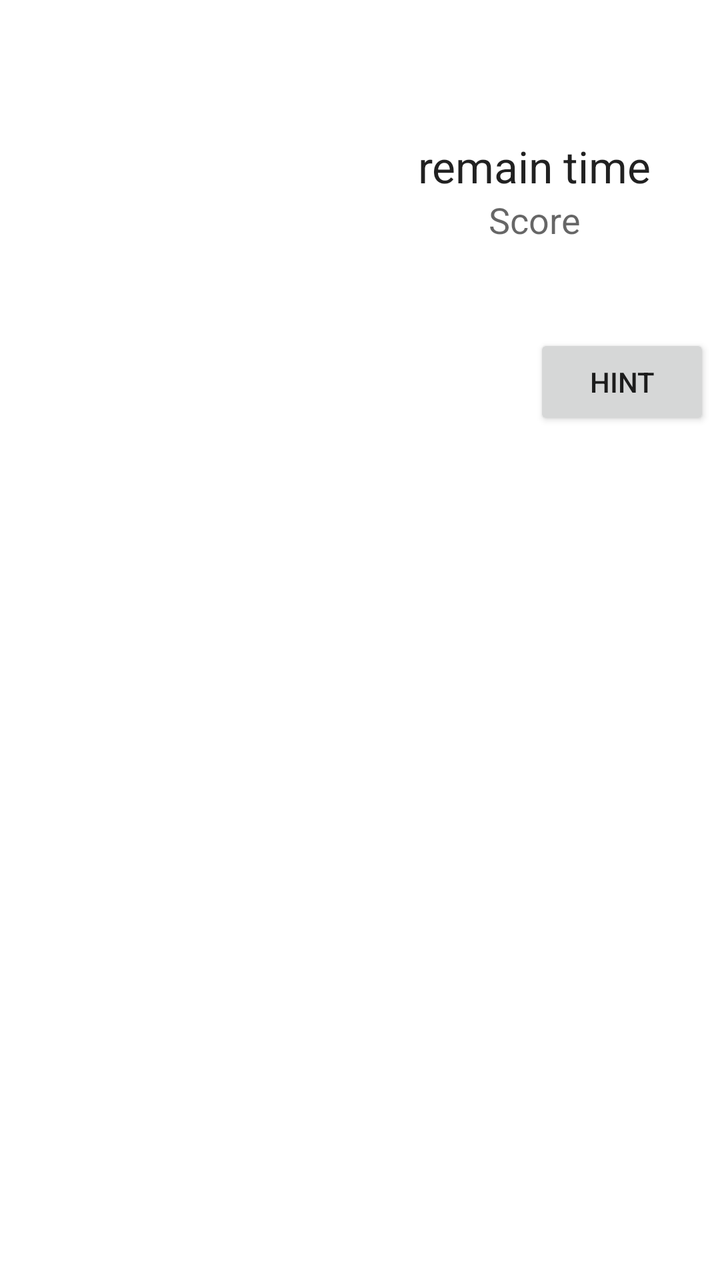
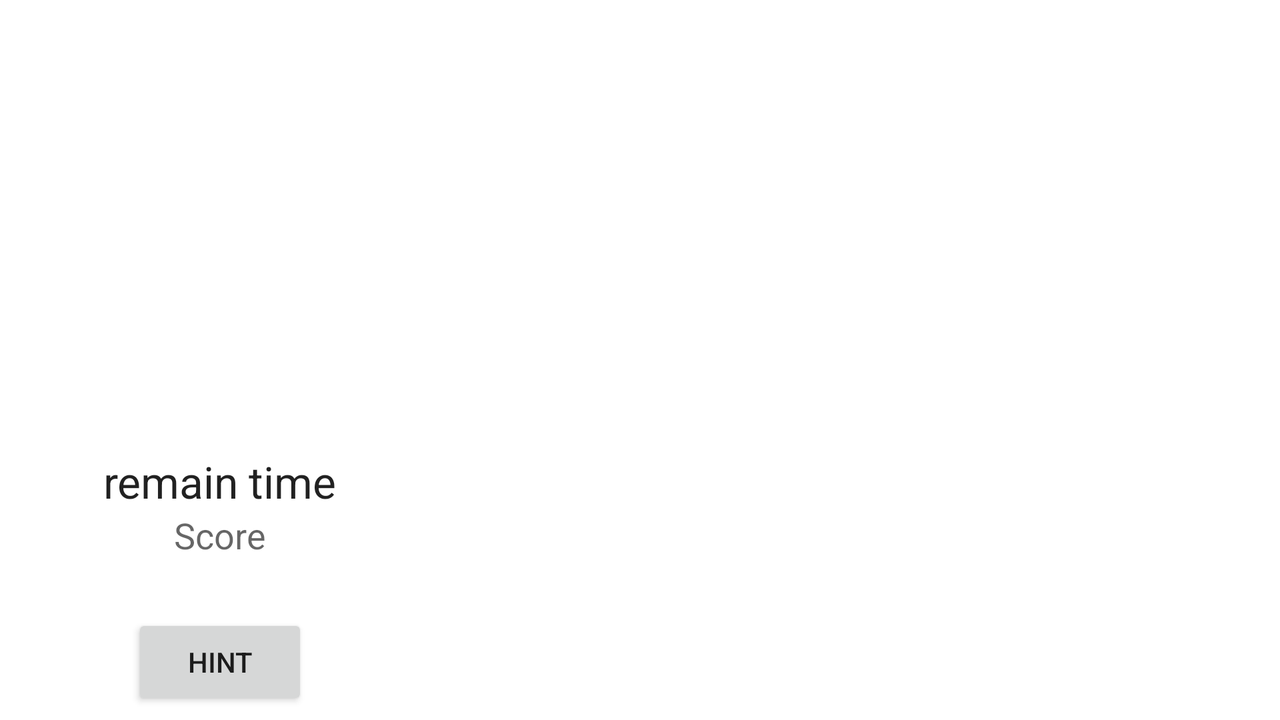

An Android layout and its configuration variant, each rendered on a device that would load it. The default file and the variant file are quoted in full after the pictures.
<!-- AndroidManifest.xml: application theme AppTheme -->
<!-- res/layout/activity_timeattack.xml -->
<?xml version="1.0" encoding="utf-8"?>
<RelativeLayout xmlns:android="http://schemas.android.com/apk/res/android"
    xmlns:tools="http://schemas.android.com/tools"
    android:id="@+id/activity_timeattack_set_game"
    android:layout_width="match_parent"
    android:layout_height="match_parent"
    android:paddingBottom="@dimen/activity_vertical_margin"
    android:paddingLeft="@dimen/activity_horizontal_margin"
    android:paddingRight="@dimen/activity_horizontal_margin"
    android:paddingTop="@dimen/activity_vertical_margin"
    android:background="@color/base_white"
    tools:context="com.kania.set2.ui.TimeAttackActivity">

    <LinearLayout
        android:layout_width="match_parent"
        android:layout_height="match_parent"
        android:orientation="vertical">

        <LinearLayout
            android:layout_width="match_parent"
            android:layout_height="match_parent"
            android:layout_weight="2"
            android:orientation="horizontal">

            <RelativeLayout
                android:layout_width="match_parent"
                android:layout_height="match_parent"
                android:layout_weight="1"
                >

                <FrameLayout
                    android:id="@+id/timeattack_container_answer"
                    android:layout_width="match_parent"
                    android:layout_height="match_parent"
                    android:layout_centerInParent="true" />

                <LinearLayout
                    android:id="@+id/timeattack_layout_result"
                    android:layout_width="match_parent"
                    android:layout_height="match_parent"
                    android:layout_centerInParent="true"
                    android:gravity="center"
                    android:orientation="vertical"
                    android:visibility="gone">
                    <EditText
                        android:id="@+id/timeattack_edit_name"
                        android:layout_width="match_parent"
                        android:layout_height="wrap_content"
                        android:inputType="text"
                        android:maxLines="1"
                        android:hint="@string/timeattack_text_name"/>
                    <Button
                        android:id="@+id/timeattack_btn_register"
                        android:layout_width="wrap_content"
                        android:layout_height="wrap_content"
                        android:text="@string/timeattack_text_register"/>
                </LinearLayout>

            </RelativeLayout>

            <RelativeLayout
                android:layout_width="match_parent"
                android:layout_height="match_parent"
                android:layout_weight="1">

                <RelativeLayout
                    android:id="@+id/timeattack_layout_score"
                    android:layout_width="match_parent"
                    android:layout_height="wrap_content"
                    android:layout_centerInParent="true">
                    <TextView
                        android:id="@+id/timeattack_text_score"
                        android:layout_width="wrap_content"
                        android:layout_height="wrap_content"
                        android:layout_centerInParent="true"
                        android:textAppearance="?android:attr/textAppearanceMedium"
                        android:text="@string/timeattack_text_score"/>
                    <TextView
                        android:id="@+id/timeattack_text_plus_score"
                        android:layout_width="wrap_content"
                        android:layout_height="wrap_content"
                        android:layout_toRightOf="@+id/timeattack_text_score"
                        android:layout_centerVertical="true"
                        android:textAppearance="?android:attr/textAppearanceSmall"
                        android:textColor="@color/answer_red"
                        android:text=""/>
                </RelativeLayout>

                <TextView
                    android:id="@+id/timeattack_text_remain"
                    android:layout_width="wrap_content"
                    android:layout_height="wrap_content"
                    android:layout_above="@id/timeattack_layout_score"
                    android:layout_centerHorizontal="true"
                    android:textAppearance="?android:attr/textAppearanceLarge"
                    android:text="remain time"/>

                <Button
                    android:id="@+id/timeattack_btn_hint"
                    android:layout_width="wrap_content"
                    android:layout_height="wrap_content"
                    android:layout_alignParentBottom="true"
                    android:layout_alignParentRight="true"
                    android:text="@string/timeattack_text_hint"/>

            </RelativeLayout>

        </LinearLayout>


        <FrameLayout
            android:id="@+id/timeattack_container_ninecard"
            android:layout_width="match_parent"
            android:layout_height="match_parent"
            android:layout_weight="1"/>



    </LinearLayout>

</RelativeLayout>
<!-- resources referenced by this layout -->
<resources>
  <color name="answer_red">#ffffb0c5</color>
  <color name="base_white">#ffffffff</color>
  <dimen name="activity_horizontal_margin">@dimen/activity_margin_all</dimen>
  <dimen name="activity_vertical_margin">@dimen/activity_margin_all</dimen>
  <string name="timeattack_text_hint">Hint</string>
  <string name="timeattack_text_name">Input name</string>
  <string name="timeattack_text_register">Register</string>
  <string name="timeattack_text_score">Score</string>
  <style name="AppTheme" parent="Theme.AppCompat.Light.NoActionBar">
          
          <item name="colorPrimary">@color/colorPrimary</item>
          <item name="colorPrimaryDark">@color/colorPrimaryDark</item>
          <item name="colorAccent">@color/colorAccent</item>
      </style>
  <dimen name="activity_margin_all">5dp</dimen>
  <color name="colorPrimary">#FFFFFF</color>
  <color name="colorPrimaryDark">#000000</color>
  <color name="colorAccent">#FF4081</color>
</resources>
<!-- res/layout-land/activity_timeattack.xml (the author's variant of the layout above) -->
<!-- drawn on the phone turned sideways -->
<RelativeLayout xmlns:android="http://schemas.android.com/apk/res/android"
    xmlns:tools="http://schemas.android.com/tools"
    android:id="@+id/activity_timeattack_set_game"
    android:layout_width="match_parent"
    android:layout_height="match_parent"
    android:paddingBottom="@dimen/activity_vertical_margin"
    android:paddingLeft="@dimen/activity_horizontal_margin"
    android:paddingRight="@dimen/activity_horizontal_margin"
    android:paddingTop="@dimen/activity_vertical_margin"
    android:background="@color/base_white"
    tools:context="com.kania.set2.ui.TimeAttackActivity">

    <LinearLayout
        android:layout_width="match_parent"
        android:layout_height="match_parent"
        android:orientation="horizontal">

        <LinearLayout
            android:layout_width="match_parent"
            android:layout_height="match_parent"
            android:layout_weight="2"
            android:orientation="vertical">

            <RelativeLayout
                android:layout_width="match_parent"
                android:layout_height="match_parent"
                android:layout_weight="1"
                >

                <FrameLayout
                    android:id="@+id/timeattack_container_answer"
                    android:layout_width="match_parent"
                    android:layout_height="match_parent"
                    android:layout_centerInParent="true" />

                <LinearLayout
                    android:id="@+id/timeattack_layout_result"
                    android:layout_width="match_parent"
                    android:layout_height="wrap_content"
                    android:layout_centerInParent="true"
                    android:gravity="center"
                    android:orientation="vertical"
                    android:visibility="gone">
                    <EditText
                        android:id="@+id/timeattack_edit_name"
                        android:layout_width="match_parent"
                        android:layout_height="wrap_content"
                        android:inputType="text"
                        android:maxLines="1"
                        android:hint="@string/timeattack_text_name"/>
                    <Button
                        android:id="@+id/timeattack_btn_register"
                        android:layout_width="wrap_content"
                        android:layout_height="wrap_content"
                        android:text="@string/timeattack_text_register"/>
                </LinearLayout>

            </RelativeLayout>

            <RelativeLayout
                android:layout_width="match_parent"
                android:layout_height="match_parent"
                android:layout_weight="1">

                <RelativeLayout
                    android:id="@+id/timeattack_layout_score"
                    android:layout_width="match_parent"
                    android:layout_height="wrap_content"
                    android:layout_centerInParent="true">
                    <TextView
                        android:id="@+id/timeattack_text_score"
                        android:layout_width="wrap_content"
                        android:layout_height="wrap_content"
                        android:layout_centerInParent="true"
                        android:textAppearance="?android:attr/textAppearanceMedium"
                        android:text="@string/timeattack_text_score"/>
                    <TextView
                        android:id="@+id/timeattack_text_plus_score"
                        android:layout_width="wrap_content"
                        android:layout_height="wrap_content"
                        android:layout_toRightOf="@+id/timeattack_text_score"
                        android:layout_centerVertical="true"
                        android:textAppearance="?android:attr/textAppearanceSmall"
                        android:textColor="@color/answer_red"
                        android:text=""/>
                </RelativeLayout>

                <TextView
                    android:id="@+id/timeattack_text_remain"
                    android:layout_width="wrap_content"
                    android:layout_height="wrap_content"
                    android:layout_above="@id/timeattack_layout_score"
                    android:layout_centerHorizontal="true"
                    android:textAppearance="?android:attr/textAppearanceLarge"
                    android:text="remain time"/>

                <Button
                    android:id="@+id/timeattack_btn_hint"
                    android:layout_width="wrap_content"
                    android:layout_height="wrap_content"
                    android:layout_alignParentBottom="true"
                    android:layout_centerHorizontal="true"
                    android:text="@string/timeattack_text_hint"/>

            </RelativeLayout>

        </LinearLayout>

        <FrameLayout
            android:id="@+id/timeattack_container_ninecard"
            android:layout_width="match_parent"
            android:layout_height="match_parent"
            android:layout_weight="1"/>

    </LinearLayout>

</RelativeLayout>
